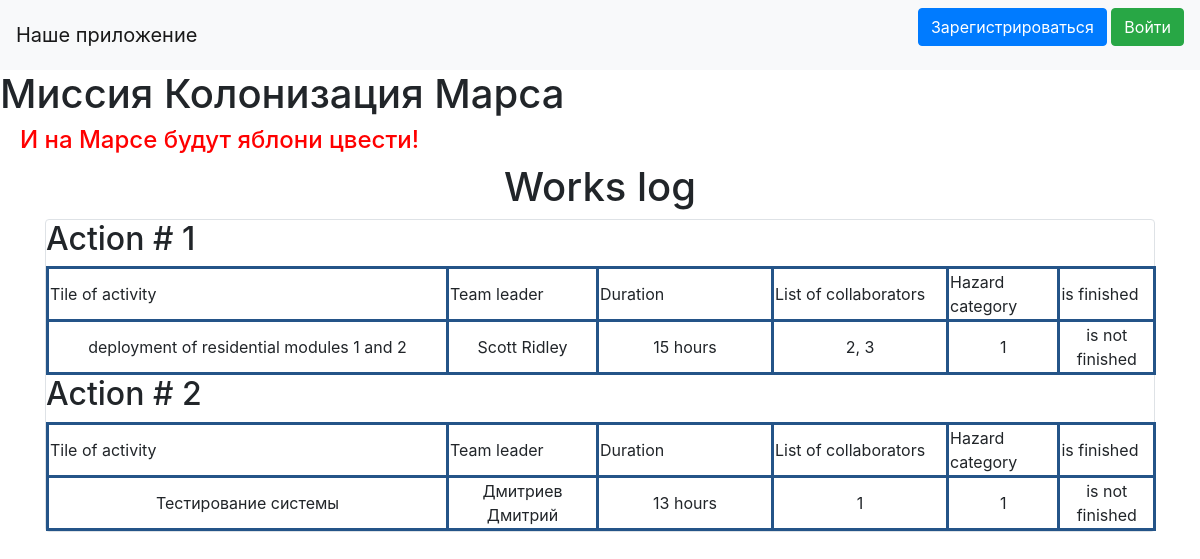
The page / on the database its author committed.
### data/jobs.py (models this page shows, shortened)
class Jobs(SqlAlchemyBase):
    __tablename__ = 'jobs'
    id = sqlalchemy.Column(sqlalchemy.Integer,
                           primary_key=True, autoincrement=True)
    team_leader = sqlalchemy.Column(sqlalchemy.Integer, sqlalchemy.ForeignKey("users.id"))
    job = sqlalchemy.Column(sqlalchemy.String)
    work_size = sqlalchemy.Column(sqlalchemy.Integer)
    collaborators = sqlalchemy.Column(sqlalchemy.Integer)
    start_date = sqlalchemy.Column(sqlalchemy.DateTime)
    end_date = sqlalchemy.Column(sqlalchemy.DateTime)
    hazard_cat = sqlalchemy.Column(sqlalchemy.Integer, sqlalchemy.ForeignKey("categories.id"))
    is_finished = sqlalchemy.Column(sqlalchemy.Boolean)
    user = orm.relationship("User")
    category = orm.relationship("Categories")

### data/users.py (models this page shows, shortened)
class User(SqlAlchemyBase, UserMixin):
    __tablename__ = 'users'
    id = sqlalchemy.Column(sqlalchemy.Integer,
                           primary_key=True, autoincrement=True)
    surname = sqlalchemy.Column(sqlalchemy.String)
    name = sqlalchemy.Column(sqlalchemy.String)
    age = sqlalchemy.Column(sqlalchemy.Integer)
    position = sqlalchemy.Column(sqlalchemy.String)
    speciality = sqlalchemy.Column(sqlalchemy.String)
    address = sqlalchemy.Column(sqlalchemy.String)
    email = sqlalchemy.Column(sqlalchemy.String,
                              unique=True)
    hashed_password = sqlalchemy.Column(sqlalchemy.String)
    modified_date = sqlalchemy.Column(sqlalchemy.DateTime,
                                      default=datetime.datetime.now)
    jobs = orm.relationship("Jobs", back_populates='user')

### main.py (the view)
@app.route("/")
def main_window():
    db_sess = db_session.create_session()
    works = db_sess.query(Jobs).all()
    return render_template("works.html", works=works)

### data/db_session.py (called while the page is built)
def create_session() -> Session:
    global __factory
    return __factory()

### templates/works.html (shortened to what this page needs)
{% extends "base.html" %}
{% block content %}
<h1 style="text-align: center">Works log</h1>
<div class="col-md6 border rounded">
    {% for job in works %}
    <h2 style="text-align: left">Action # {{job.id}}</h2>
    <div>
        <table>
            <tr>
                <td style="text-align: left; width: 400px">Tile of activity</td>
                <td style="text-align: left; width: 150px">Team leader</td>
                <td style="text-align: left; width: 175px">Duration</td>
                <td style="text-align: left; width: 175px">List of collaborators</td>
                <td style="text-align: left; width: 100">Hazard category</td>
                <td style="text-align: left">is finished</td>
            </tr>
            <tr>
                <td>{{job.job}}</td>
                <td>{{job.user.surname}} {{job.user.name}}</td>
                <td>{{job.work_size}} hours</td>
                <td>{{job.collaborators}}</td>
                <td>{{job.hazard_cat}}</td>
                {% if job.is_finished %}
                <td>finished</td>
                {% else %}
                <td>is not finished</td>
                {% endif %}
            </tr>
        </table>
    </div>
    {% endfor %}
</div>
{% endblock %}

### static/css/style.css (style rules this page uses)
h2 { text-align: center; }
table { width: 1110px; text-align: center; alignment: center; margin: auto; }
table, td, th { border: 3px solid #245488; }

### rows shown on the page
Jobs: id "1", job "deployment of residential modules 1 and 2", user.surname "Scott", user.name "Ridley", work_size "15", collaborators "2, 3", hazard_cat "1", is_finished "is not finished"
Jobs: id "2", job "Тестирование системы", user.surname "Дмитриев", user.name "Дмитрий", work_size "13", collaborators "1", hazard_cat "1", is_finished "is not finished"
